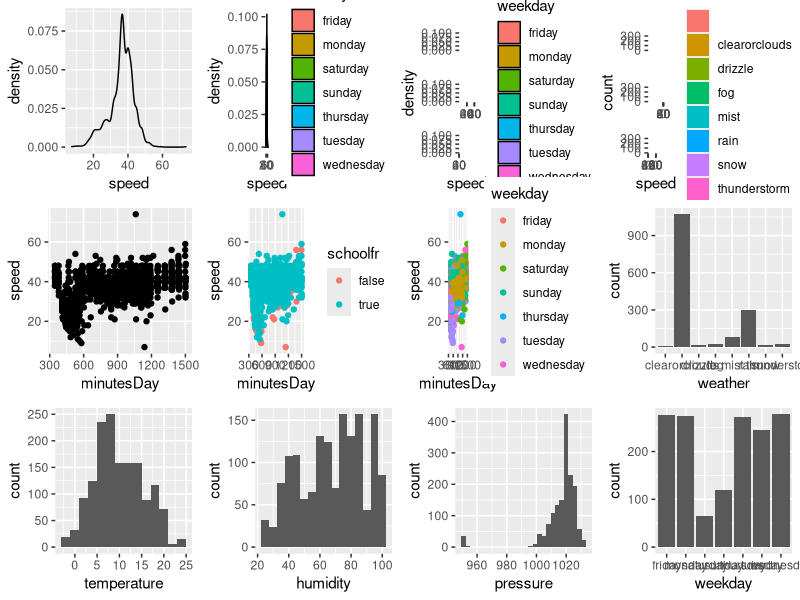
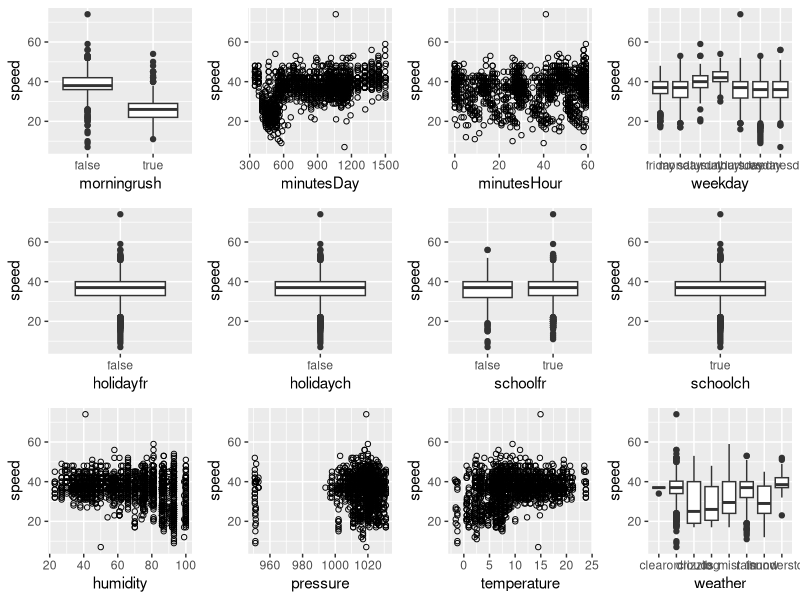

These figures' R source, in order:
library(ggplot2)
library(gridExtra)
#library(arm)

speeds <- read.csv("tocern.csv")

histograms <- function() {
  plots <- list()
  # response variable histogram
  plots[[length(plots)+1]] <- ggplot(data=speeds, aes(x=speed)) + geom_density()
  
  # response variable histogram coloured and faceted by a predictor variable
  plots[[length(plots)+1]] <- ggplot(data=speeds, aes(x=speed, fill=weekday)) + geom_density()
  plots[[length(plots)+1]] <- ggplot(data=speeds, aes(x=speed, fill=weekday)) + geom_density() + facet_wrap(~weekday)
  plots[[length(plots)+1]] <- ggplot(data=speeds, aes(x=speed, fill=weather)) + geom_histogram(binwidth = 5)+ facet_wrap(~weather)
  
  # scatter plots speed~minutesDay coloured by a third variable
  plots[[length(plots)+1]] <- ggplot(data=speeds, aes(x=minutesDay, y=speed)) + geom_point()
  plots[[length(plots)+1]] <- ggplot(data=speeds, aes(x=minutesDay, y=speed, color=schoolfr)) + geom_point()
  plots[[length(plots)+1]] <- ggplot(data=speeds, aes(x=minutesDay, y=speed, color=weekday)) + geom_point()
  
  # predictor histograms
  plots[[length(plots)+1]] <- ggplot(data=speeds, aes(x=weather)) + geom_histogram(stat = "count")
  plots[[length(plots)+1]] <- ggplot(data=speeds, aes(x=temperature)) + geom_histogram(binwidth = 2)
  plots[[length(plots)+1]] <- ggplot(data=speeds, aes(x=humidity)) + geom_histogram(binwidth = 5)
  plots[[length(plots)+1]] <- ggplot(data=speeds, aes(x=pressure)) + geom_histogram(binwidth = 3)
  plots[[length(plots)+1]] <- ggplot(data=speeds, aes(x=weekday)) + geom_histogram(stat = "count")
  print(summary(speeds[,c("holidaych", "holidayfr", "schoolch", "schoolfr")]))
  
  do.call(grid.arrange, c(plots, ncol=4))
}

scatterplots <- function() {
  plots <- list()
  plots[[1]] <- ggplot(data = speeds, aes(x = morningrush, y = speed)) + geom_boxplot()
  plots[[2]] <- ggplot(data = speeds, aes(x = minutesDay, y = speed)) + geom_point(shape = 1) 
  plots[[3]] <- ggplot(data = speeds, aes(x = minutesHour, y = speed)) + geom_point(shape = 1) 
  plots[[4]] <- ggplot(data = speeds, aes(x = weekday, y = speed)) + geom_boxplot()
  plots[[5]] <- ggplot(data = speeds, aes(x = holidayfr, y = speed)) + geom_boxplot()
  plots[[6]] <- ggplot(data = speeds, aes(x = holidaych, y = speed)) + geom_boxplot()
  plots[[7]] <- ggplot(data = speeds, aes(x = schoolfr, y = speed)) + geom_boxplot()
  plots[[8]] <- ggplot(data = speeds, aes(x = schoolch, y = speed)) + geom_boxplot()
  plots[[9]] <- ggplot(data = speeds, aes(x = humidity, y = speed)) + geom_point(shape = 1) 
  plots[[10]] <- ggplot(data = speeds, aes(x = pressure, y = speed)) + geom_point(shape = 1) 
  plots[[11]] <- ggplot(data = speeds, aes(x = temperature, y = speed)) + geom_point(shape = 1) 
  plots[[12]] <- ggplot(data = speeds, aes(x = weather, y = speed)) + geom_boxplot()
  
  do.call(grid.arrange, c(plots, list(ncol = 4)))
}

histograms()
scatterplots()

# fit <- lm(data = speeds, speed ~ minutesDay + weekday + schoolfr + humidity + pressure + temperature + weather)
# print(summary(fit))
# coefplot(model, xlim=c(-10, 10))
# 
# library(broom)
# fitf <- augment(fit)
# residualPlot <- ggplot(data = fitf, aes(x=.fitted, y=.resid)) + geom_point()# + geom_hline(yintercept = 0) + geom_smooth(se = FALSE) + labs(x="Fitted values", y="Residuals")
# print(residualPlot)

# layout(matrix(c(1,2,3,4),2,2)) # optional 4 graphs/page
# plot(model)



# print(summary(model))
# print(coefficients(model))
# plot(residuals(model))
# print(summary(model)$adj.r.squared)












# summary (speeds$speed)
# boxplot(speeds$speed)
# hist(speeds$speed)
# 
# scatterplotSpeedMinutes <- ggplot(data = speeds, aes(x=minutesDay, y=speed)) + geom_point(shape=1)
# print(scatterplotSpeedMinutes)
# scatterplotSpeedTimestamp <- ggplot(data = speeds, aes(x=timestamp, y=speed)) + geom_point(shape=1)
# print(scatterplotSpeedTimestamp)
# scatterplotSpeedSchoolfr <- ggplot(data = speeds, aes(x=schoolfr, y=speed)) + geom_point(shape=1)
# print(scatterplotSpeedSchoolfr)
# 
# facetedHistograms <- ggplot(data = speeds, aes(x=speed)) + geom_histogram() + ggtitle("results") + facet_grid(morningrush~weekday, labeller = label_both)
# print(facetedHistograms)
# facetedScatterplots <- ggplot(data = speeds, aes(x=minutesDay, y=speed)) + geom_point(shape=1) + ggtitle("results") + facet_grid(weekday~morningrush, labeller = label_both)
# print(facetedScatterplots)
# facetedScatterplots <- ggplot(data = speeds, aes(x=temperature, y=speed)) + geom_point(shape=1) + ggtitle("results") + facet_grid(weekday~morningrush, labeller = label_both)
# print(facetedScatterplots)
